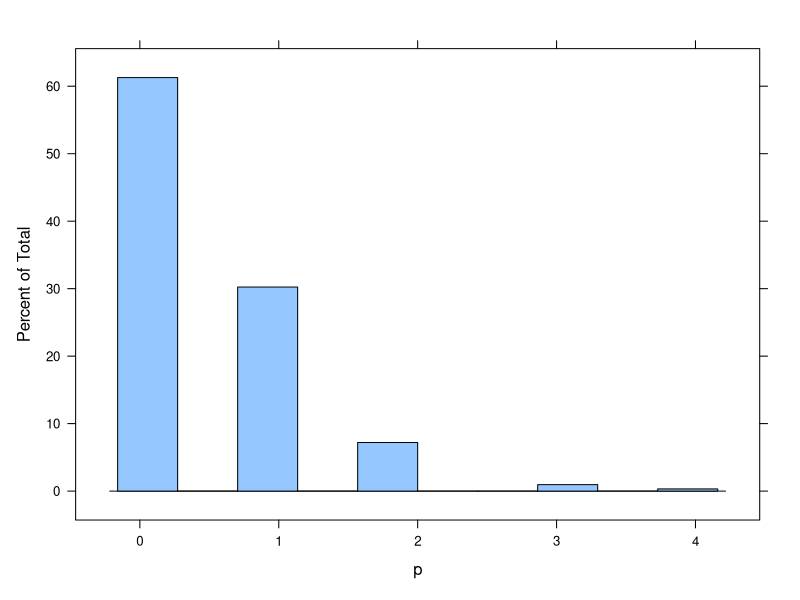

The R source for this figure:
#Tomas MEravy Murarik 
#cvicenieU 16:00 A
#1
pnorm(0.54, 0.55, 0.011)
#3
1-pnorm(0,75-80,sqrt(10^2+15^2))
#4
set.seed(666)
p <- rbinom(10000, 1000, 0.5)
mean(p)
sd(p)
#10
without <- choose(4, 3)
without

with <- factorial(4 + 3 - 1) / (factorial(4 - 1) * factorial(3))
with

#6 FALSE
p <- rpois(625, 0.55)
# Normal Distribution
library(lattice)
histogram(p)
mean(p)
sd(p) 

#8
1-ppois(2,4)
help(ppois)
#9
first = 50 + 45 + 130
second= 5 ^ 2 + 6 ^ 2 + 13 ^ 2
first
second

1 - pnorm(210, 225, sqrt(230))


sum(dbinom((20 * 0.4) : (20 * 0.6), 20, 0.37))


help(dnorm)
